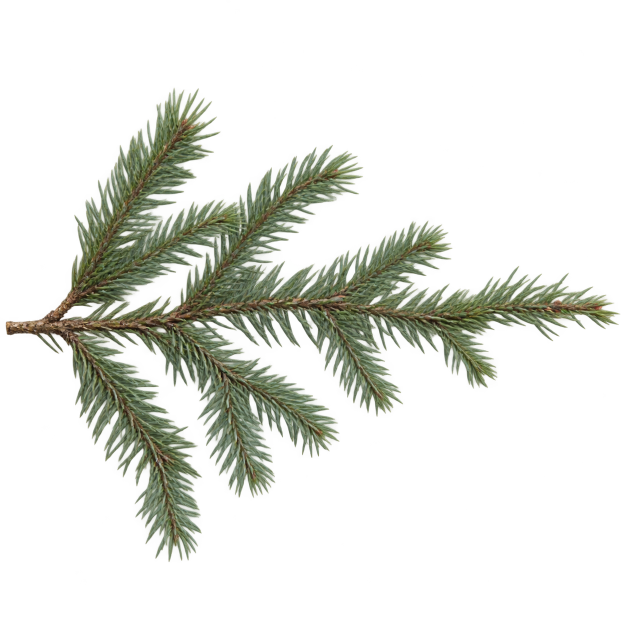
#> input picture addons/dynamic_sky/demo/materials/spruce_bough.png, 1254 x 1254 px (shown at 1/2 size)
$ python build_botanical_details.py
#> lines starting #> are read from the running program, lines starting #| are printed output that depends on the picture; after the words box and inside, x2 and y2 are one past the last pixel; in counts of white or black regions, pixels touching at a corner belong together
### addons/dynamic_sky/demo/landscape/authoring/mesh_authoring.py
# Small offline geometry helpers for the authored meadow, ferns and trail details.
# They are independent of the demonstration spruce generators.
from pathlib import Path
import math
import numpy as np
from PIL import Image

UP=np.array((0.,1.,0.))
tau=2*math.pi


def unit(v):
    return v/max(np.linalg.norm(v),.00001)


def axes(tangent):
    ref=UP if abs(tangent[1])<.9 else np.array((1.,0.,0.))
    n=unit(np.cross(tangent,ref))
    return n,np.cross(tangent,n)


def source_palette(image_path):
    art=np.asarray(Image.open(image_path).convert("RGBA"))
#> art is the input picture: shape (1254, 1254, 4); mean R, G, B, A 26.5, 29.1, 20.8, 47.5
    eligible=(art[:,:,3]>240)&(art[:,:,1]>art[:,:,0]*1.07)&(art[:,:,1]>art[:,:,2]*1.06)
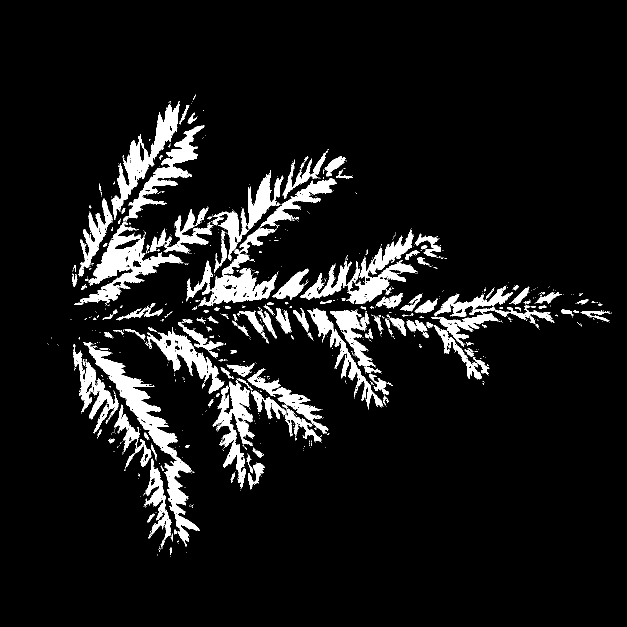
#> eligible: shape (1254, 1254) bool (shown at 1/2 size); 8.5% white; 1024 white regions (872 under 20 px), largest, box (x1, y1, x2, y2) and area: (373, 357, 673, 613) 13588, (166, 684, 399, 1093) 12187, (148, 444, 366, 610) 9424
    rows,columns=np.where(eligible)
    return [((x+.5)/art.shape[1],1-(y+.5)/art.shape[0])
            for x,y in zip(columns[::83],rows[::83])]


# [5 lines left out: function write_text_atomic, not called in this run]


class Mesh:
    def __init__(self, output_directory, random_source, palette):
        self.output_directory=Path(output_directory)
        self.random_source=random_source
        self.palette=palette
        self.verts=[]
        self.uvs=[]
        self.faces=[]
    def add(self,pos,uv):
        self.verts.append(pos)
        self.uvs.append(uv)
        return len(self.verts)
    def quad(self,a,b,c,d):
        self.faces.extend([(a,b,c),(a,c,d)])
    def tube(self,points,radii,sides,variation=.07):
        rings=[]
        length=0.0
        for i,p in enumerate(points):
            direction=unit(points[min(i+1,len(points)-1)]-points[max(i-1,0)])
            normal,binormal=axes(direction)
            if i>0:
                length+=np.linalg.norm(points[i]-points[i-1])
            ring=[]
            wobble=self.random_source.uniform(1-variation,1+variation,sides)
            for j in range(sides+1):
                a=tau*j/sides
                arm=normal*math.cos(a)+binormal*math.sin(a)
                pt=p+arm*radii[i]*wobble[j%sides]
                ring.append(self.add(pt,(1.23+j/sides*.55,length*.67)))
            rings.append(ring)
        for low,high in zip(rings,rings[1:]):
            for j in range(sides):
                self.quad(low[j],low[j+1],high[j+1],high[j])
    # [16 lines left out: function tuft, not called in this run]
    def save(self,file_name):
        target=self.output_directory/file_name
        temp=target.with_suffix(".obj.tmp")
        with temp.open("w",encoding="ascii") as f:
            f.write("o RidgeSpruce\ns 1\n")
            for x,y,z in self.verts:
                f.write(f"v {x:.5f} {y:.5f} {z:.5f}\n")
            for u,v in self.uvs:
                f.write(f"vt {u:.5f} {v:.5f}\n")
            for a,b,c in self.faces:
                f.write(f"f {a}/{a} {b}/{b} {c}/{c}\n")
        temp.replace(target)
        print(file_name,len(self.verts),"vertices",len(self.faces),"triangles")

### addons/dynamic_sky/demo/landscape/authoring/build_botanical_details.py
from pathlib import Path
import numpy as np

from mesh_authoring import Mesh,unit,axes,source_palette

HERE=Path(__file__).resolve().parent
VEGETATION=HERE.parent/"vegetation"
DETAILS=HERE.parent/"details"
MATERIALS=HERE.parent.parent/"materials"
geometry_rng=np.random.default_rng(90472)
legacy_palette=source_palette(MATERIALS/"spruce_bough.png")
#> legacy_palette = 1602 pairs, first value 0.0921 to 0.957, second value 0.122 to 0.849
rng=np.random.default_rng(740119)
from PIL import Image
from scipy.ndimage import distance_transform_edt
image=np.asarray(Image.open(MATERIALS/"alpine_groundcover_atlas.png").convert("RGBA"))
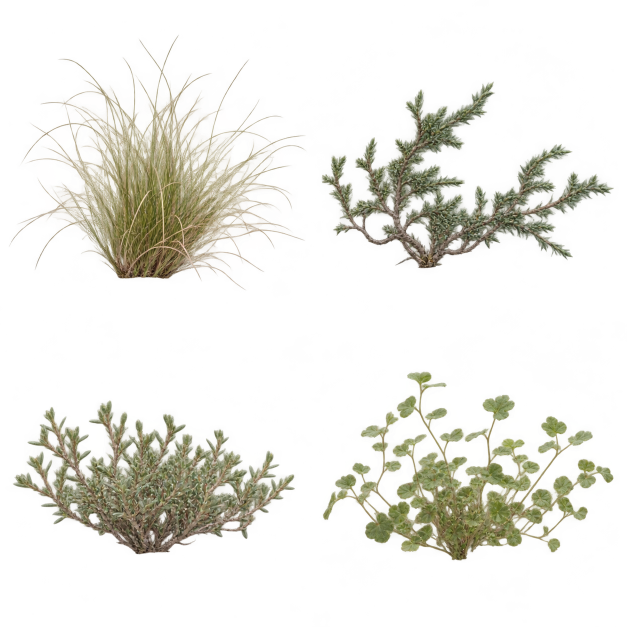
#> input picture addons/dynamic_sky/demo/materials/alpine_groundcover_atlas.png, 1254 x 1254 px (shown at 1/2 size)
#> image is the input picture: shape (1254, 1254, 4); mean R, G, B, A 44.6, 42, 26.8, 41.6
height,width=image.shape[:2]
#> height = 1254; width = 1254
mask=(image[:,:,3]>245)&(image[:,:,1]>image[:,:,0]*1.01)&(image[:,:,1]>image[:,:,2]*1.02)
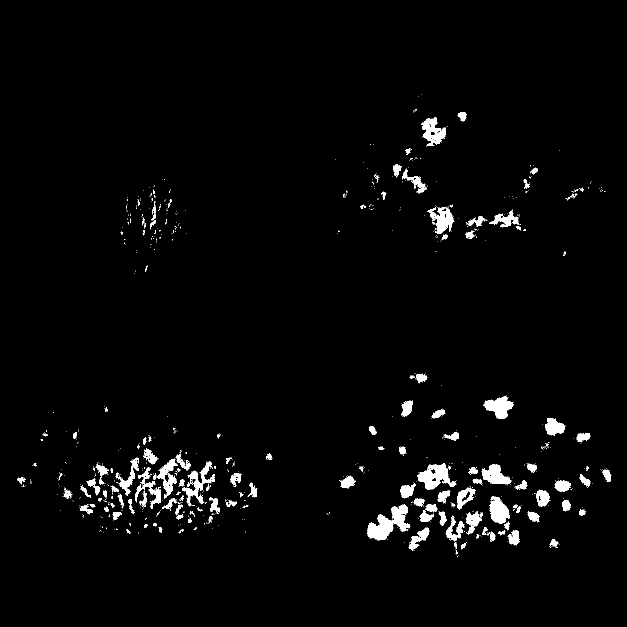
#> mask: shape (1254, 1254) bool (shown at 1/2 size); 2.6% white; 888 white regions (753 under 20 px), largest, box (x1, y1, x2, y2) and area: (735, 1008, 821, 1081) 2881, (835, 926, 912, 980) 2055, (365, 923, 430, 1013) 1569
mask &= distance_transform_edt(image[:,:,3]>240)>6
mask[:height//2,:]=False
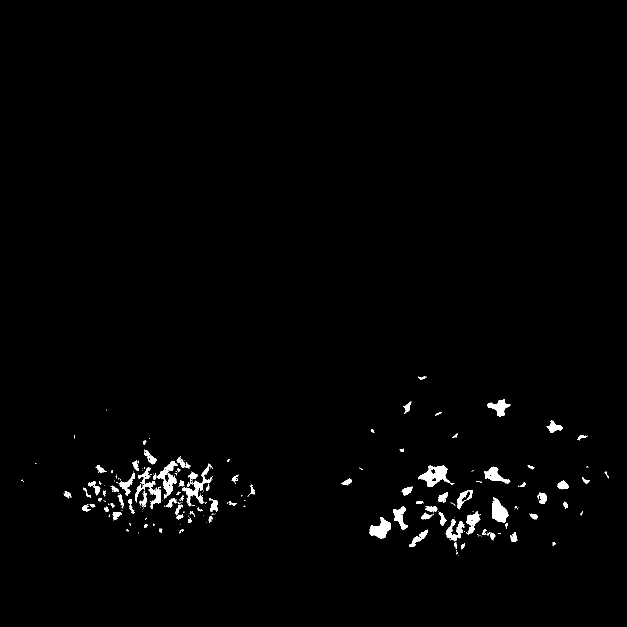
#> mask: shape (1254, 1254) bool (shown at 1/2 size); 1.2% white; 227 white regions (141 under 20 px), largest, box (x1, y1, x2, y2) and area: (836, 931, 909, 974) 1383, (270, 935, 322, 1018) 1157, (306, 922, 354, 998) 1110
ys,xs=np.where(mask)
#> ys = 19430 values from 753 to 1111; xs = 19430 values, max 1217 at index 4904, min 43 at index 5828, mean 674.8
palette=np.stack([(xs+.5)/width,1-(ys+.5)/height],axis=-1)
#> palette = 19430 pairs, first value 0.0347 to 0.971, second value 0.114 to 0.399
mesh=Mesh(VEGETATION,geometry_rng,legacy_palette)
#> in __init__, `self.palette=palette`: self.palette has the same summary as legacy_palette outside __init__
up=np.array([0.,1.,0.])
for frond in range(9):
    yaw=frond*2.399963+rng.uniform(-.2,.2)
    radial=np.array([np.cos(yaw),0,np.sin(yaw)])
    across=np.array([-np.sin(yaw),0,np.cos(yaw)])
    reach=rng.uniform(.63,.99);rise=rng.uniform(.36,.62)
    def point(t):
        return radial*reach*t+up*(np.sin(t*np.pi*.94)*rise+.045*t)
    stem=[point(t) for t in np.linspace(0,1,10)]
    mesh.tube(stem,np.linspace(.004,.0006,10),4)
    for level in range(16):
        t=.10+level*.052
        center=point(t)
        length=(.15*(1-t)**.70+.019)*rng.uniform(.83,1.10)
        broad=length*(.20+.03*np.sin(level))
        for side in [-1,1]:
            direction=unit(across*side+radial*(.23+.65*t)+up*rng.uniform(-.13,.23))
            offset,normal=axes(direction)
            uv=palette[rng.integers(len(palette))]
            base=center+across*side*.003
            hub=mesh.add(base+direction*length*.48+up*.002,uv)
            ring=[]
            contour=[]
            for edge in [-1,1]:
                positions=np.linspace(0,1,17)
                if edge==1:positions=positions[::-1]
                for along in positions:
                    outline=np.sin(along*np.pi)**.72
                    lobes=.40+.60*abs(np.sin(along*np.pi*7.5))
                    lateral=edge*broad*outline*lobes
                    location=base+direction*length*along+offset*lateral
                    location+=up*np.sin(along*np.pi)*.005
                    contour.append(mesh.add(location,(uv[0]+lateral*.03,uv[1]+along*.001)))
            for k in range(len(contour)):
                mesh.faces.append((hub,contour[k],contour[(k+1)%len(contour)]))
#> this loop made 9 passes
#> (yaw, radial, across) on passes 2 to 9: (2.42, [-0.751, 0, 0.661], [-0.661, 0, -0.751]), (4.77, [0.0616, 0, -0.998], [0.998, 0, 0.0616]), (7.3, [0.523, 0, 0.852], [-0.852, 0, 0.523]), (9.57, [-0.99, 0, -0.144], [0.144, 0, -0.99]), (11.82, [0.736, 0, -0.677], [0.677, 0, 0.736]), (14.33, [-0.193, 0, 0.981], [-0.981, 0, -0.193]), (16.8, [-0.462, 0, -0.887], [0.887, 0, -0.462]), (19.03, [0.984, 0, 0.18], [-0.18, 0, 0.984])
#> after the loop, mesh.faces = 10440 items, first 6: (1, 2, 7), (1, 7, 6), (2, 3, 8), (2, 8, 7), (3, 4, 9), (3, 9, 8)
for i,uv in enumerate(mesh.uvs):
    if uv[0]>1.1:mesh.uvs[i]=palette[rng.integers(len(palette))]
#> this loop made 10530 passes
#> uv on passes 1 to 3: (1.23, 0), (1.37, 0), (1.5, 0)
#> after the loop, mesh.uvs = 10530 pairs, first value 0.0375 to 0.94, second value 0.114 to 0.396
mesh.save("alpine_fern.obj")
#> the loop in save, `for x,y,z in self.verts:` made 10530 passes
#> (x, y, z) on passes 1 to 3: (0, -1.13e-05, -0.00418), (-0.00391, 0.0016, -4.32e-06), (-4.61e-19, 1.1e-05, 0.00407)
#> the loop in save, `for u,v in self.uvs:` made 10530 passes
#> (u, v) on passes 1 to 3: (0.801, 0.343), (0.762, 0.177), (0.711, 0.21)
#> the loop in save, `for a,b,c in self.faces:` made 10440 passes
#> (the run stopped early here; a loop or call above may not have finished)
